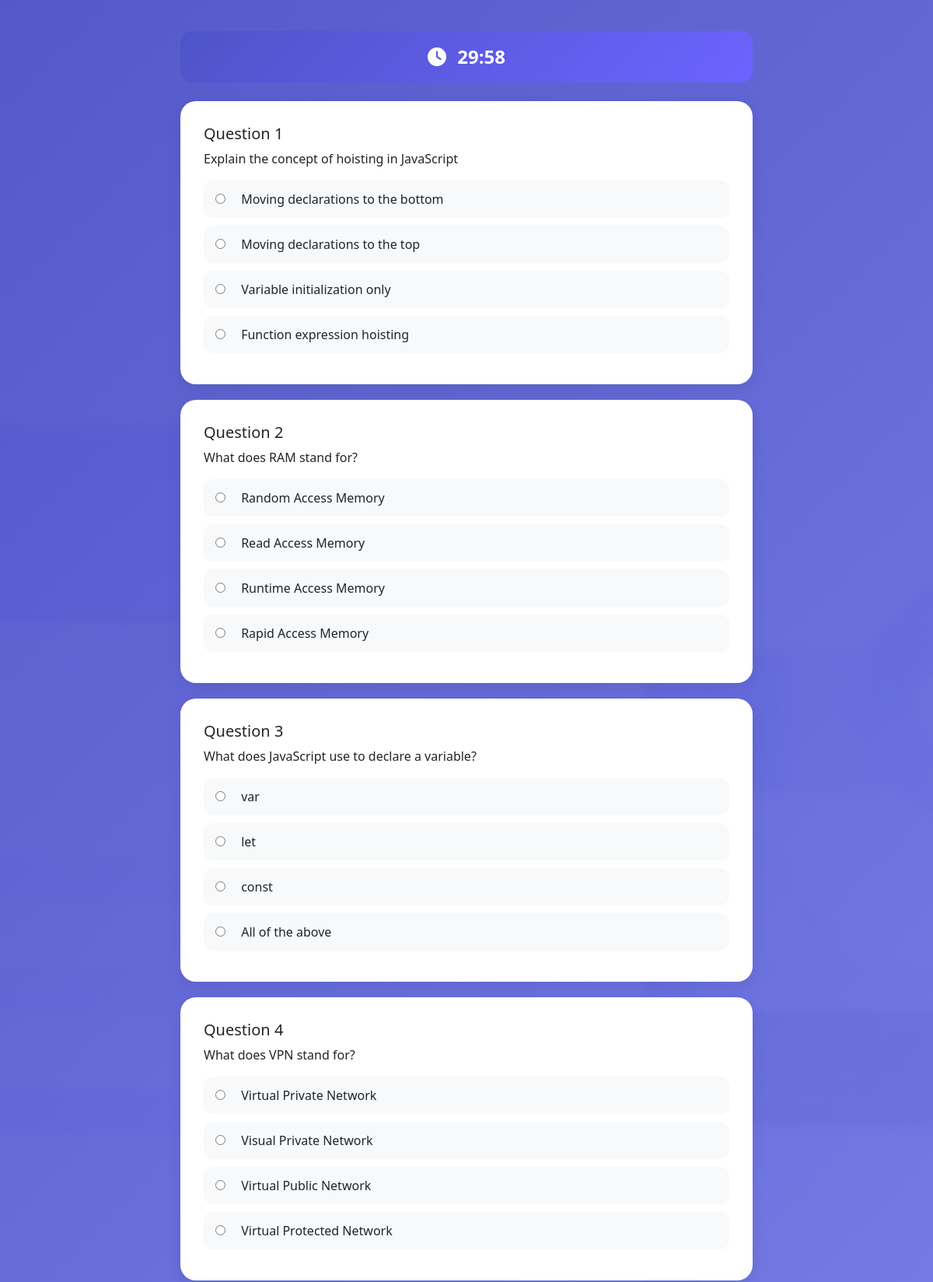
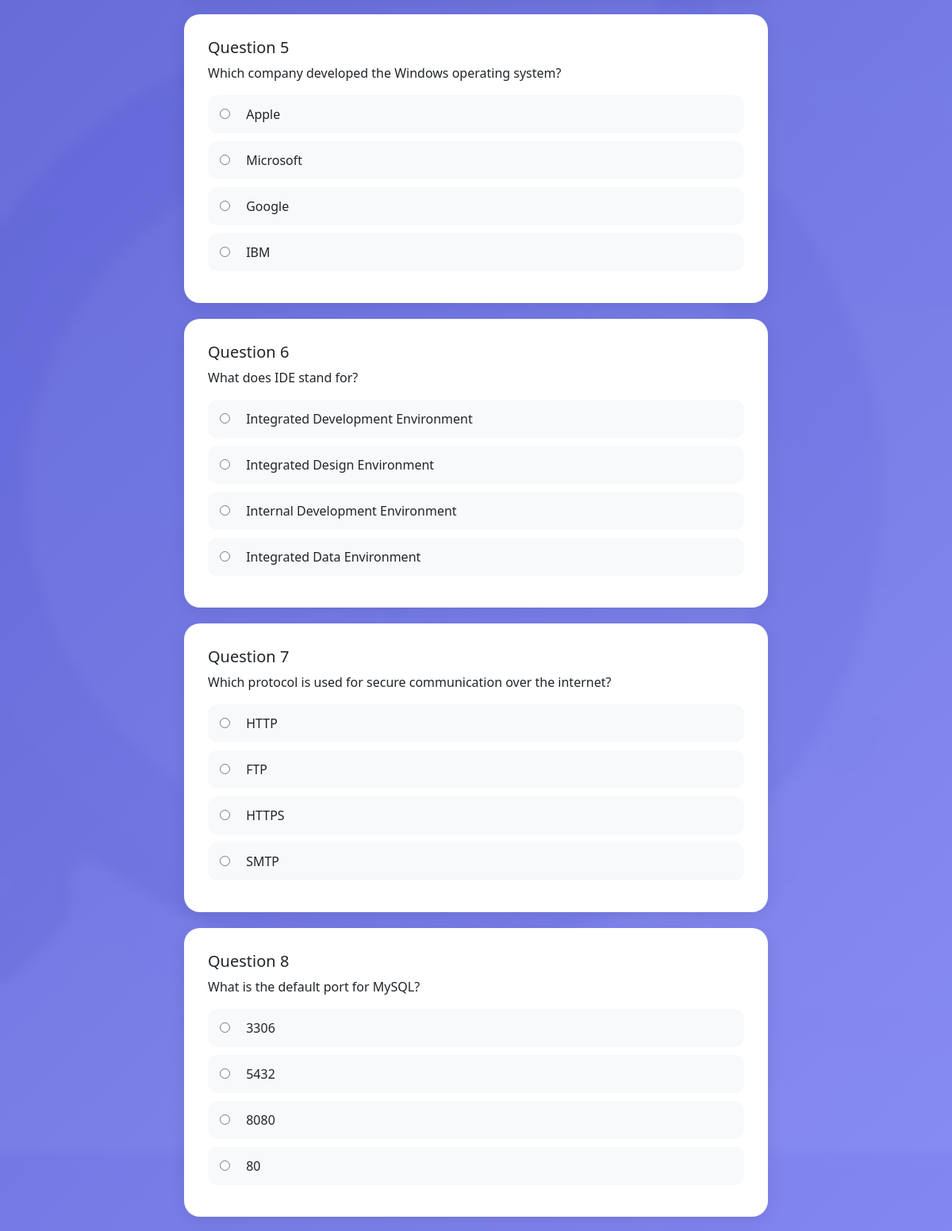
/assessment/assessment_v2.php (signed in, upper part), run on the app's committed database (2 pictures, top to bottom).
### tables this page shows
CREATE TABLE `questions` (
  `id` int(11) NOT NULL,
  `category` enum('technical','softskills') NOT NULL,
  `question_type` enum('objective','theoretical','coding','debugging') DEFAULT 'objective',
  `question` text NOT NULL,
  `option1` varchar(255) NOT NULL,
  `option2` varchar(255) NOT NULL,
  `option3` varchar(255) NOT NULL,
  `option4` varchar(255) NOT NULL,
  `correct_answer` int(11) NOT NULL,
  `expected_answer` text DEFAULT NULL,
  `code_snippet` text DEFAULT NULL,
  `language` varchar(50) DEFAULT 'php',
  `recommendation_type` enum('youtube','w3schools','freecodecamp') DEFAULT NULL,
  `recommendation_title` varchar(255) DEFAULT NULL,
  `recommendation_link` varchar(500) DEFAULT NULL,
  `created_at` timestamp NOT NULL DEFAULT current_timestamp()
);

### assessment/assessment_v2.php (the view, shortened to what this page needs)
<?php
include("../includes/user_auth.php");
$category = isset($_GET['type']) && $_GET['type'] == 'soft' ? 'softskills' : 'technical';
$db_category = $category == 'technical' ? 'technical' : 'softskills';
$result = mysqli_query($conn, "SELECT * FROM questions WHERE category = '$db_category' ORDER BY RAND() LIMIT 10");
$questions = [];
while($row = mysqli_fetch_assoc($result)) {
    $questions[] = $row;
}
?>
<!DOCTYPE html>
<html lang="en">
<head>
    <link href="../assets/css/style.css" rel="stylesheet">
    <link href="https://cdn.jsdelivr.net/npm/bootstrap@5.3.0/dist/css/bootstrap.min.css" rel="stylesheet">
    <link rel="stylesheet" href="https://cdnjs.cloudflare.com/ajax/libs/font-awesome/6.5.1/css/all.min.css">
</head>
<body style="background: linear-gradient(135deg, #4e54c8, #8f94fb); min-height: 100vh; padding: 40px 0;">
<div class="container">
    <div class="row">
        <div class="col-lg-8 mx-auto">
            <div class="timer-box mb-4">
                <i class="fas fa-clock me-2"></i>
                <span id="timer">30:00</span>
            </div>
            <form method="POST" action="submit_test_v2.php" id="assessmentForm">
                <?php foreach($questions as $index => $q): ?>
                <div class="question-container" id="q<?php echo $q['id']; ?>">
                    <h5>Question <?php echo $index + 1; ?></h5>
                    <p class="mt-2"><?php echo nl2br(htmlspecialchars($q['question'])); ?></p>
                    <?php if($q['question_type'] == 'objective'): ?>
                        <div class="mt-3">
                            <div class="option-label" onclick="selectOption(this, <?php echo $q['id']; ?>, 1)">
                                <input type="radio" name="q<?php echo $q['id']; ?>" value="1" id="q<?php echo $q['id']; ?>_1">
                                <label for="q<?php echo $q['id']; ?>_1" class="mb-0 ms-2"><?php echo htmlspecialchars($q['option1']); ?></label>
                            </div>
                            <div class="option-label" onclick="selectOption(this, <?php echo $q['id']; ?>, 2)">
                                <input type="radio" name="q<?php echo $q['id']; ?>" value="2" id="q<?php echo $q['id']; ?>_2">
                                <label for="q<?php echo $q['id']; ?>_2" class="mb-0 ms-2"><?php echo htmlspecialchars($q['option2']); ?></label>
                            </div>
                            <div class="option-label" onclick="selectOption(this, <?php echo $q['id']; ?>, 3)">
                                <input type="radio" name="q<?php echo $q['id']; ?>" value="3" id="q<?php echo $q['id']; ?>_3">
                                <label for="q<?php echo $q['id']; ?>_3" class="mb-0 ms-2"><?php echo htmlspecialchars($q['option3']); ?></label>
                            </div>
                            <div class="option-label" onclick="selectOption(this, <?php echo $q['id']; ?>, 4)">
                                <input type="radio" name="q<?php echo $q['id']; ?>" value="4" id="q<?php echo $q['id']; ?>_4">
                                <label for="q<?php echo $q['id']; ?>_4" class="mb-0 ms-2"><?php echo htmlspecialchars($q['option4']); ?></label>
                            </div>
                        </div>
                    <?php endif; ?>
                </div>
                <?php endforeach; ?>
            </form>
        </div>
    </div>
</div>
</body>
</html>

### assets/css/style.css (style rules this page uses)
* { margin:0; padding:0; box-sizing:border-box; }
body { font-family:'Poppins',sans-serif; background:#f4f7fb; color:#1e293b; overflow-x:hidden; }
body::before { content:""; position:fixed; inset:0; background:url('../images/tech.png'); background-size:cover; background-position:center; opacity:0.03; z-index:-1; }
input[type="radio"] { margin-right:8px; }

### assessment/assessment_v2.php (style rules this page uses)
.question-container { background: white; border-radius: 20px; padding: 30px; margin-bottom: 20px; box-shadow: 0 5px 20px rgba(0,0,0,0.08); }
.option-label { background: #f8f9fa; border-radius: 12px; padding: 12px 15px; margin-bottom: 10px; cursor: pointer; transition: all 0.2s; }
.timer-box { position: sticky; top: 20px; background: linear-gradient(135deg, #4e54c8, #6c63ff); color: white; padding: 15px; border-radius: 15px; text-align: center; font-size: 1.5rem; font-weight: bold; z-index: 100; }

### data on the page
questions: question "Explain the concept of hoisting in JavaScript", option1 "Moving declarations to the bottom", option2 "Moving declarations to the top", option3 "Variable initialization only", option4 "Function expression hoisting"
questions: question "What does RAM stand for?", option1 "Random Access Memory", option2 "Read Access Memory", option3 "Runtime Access Memory", option4 "Rapid Access Memory"
questions: question "What does JavaScript use to declare a variable?", option1 "var", option2 "let", option3 "const", option4 "All of the above"
questions: question "What does VPN stand for?", option1 "Virtual Private Network", option2 "Visual Private Network", option3 "Virtual Public Network", option4 "Virtual Protected Network"
questions: question "Which company developed the Windows operating system?", option1 "Apple", option2 "Microsoft", option3 "Google", option4 "IBM"
questions: question "What does IDE stand for?", option1 "Integrated Development Environment", option2 "Integrated Design Environment", option3 "Internal Development Environment", option4 "Integrated Data Environment"
questions: question "Which protocol is used for secure communication over the internet?", option1 "HTTP", option2 "FTP", option3 "HTTPS", option4 "SMTP"
questions: question "What is the default port for MySQL?", option1 "3306", option2 "5432", option3 "8080", option4 "80"
